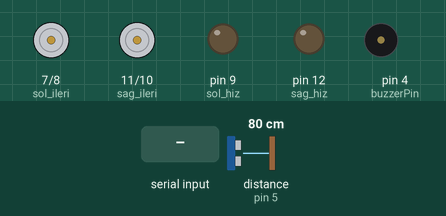
Simulated run of this sketch. Board: Arduino Uno, built with avr-gcc and run on an emulated ATmega328P. Parts: motor-driver pin pairs drawn as motors (green arrow = first pin HIGH = forward, orange = second pin HIGH = backward, longer = more drive), output pins drawn as LEDs (lit = HIGH), buzzer (waves = sounding, pin HIGH). Wiring (inferred from the names in the program): ultrasonic range finder: trigger pin 6; echo pin 5. The inputs (shaded band) are chosen by the test bench; at power-on: distance to the obstacle (sensor on pin 5) 80 cm. The echo pulse lasts 58.3 µs per cm; pins used as bus, display or sensor lines are not drawn; what the sketch prints to the serial monitor is not drawn.

Above: at 1.2 s.
1.3 s: distance to the obstacle (sensor on pin 5) set to 53 cm
3.0 s: distance to the obstacle (sensor on pin 5) set to 48 cm
At 3.72 s:
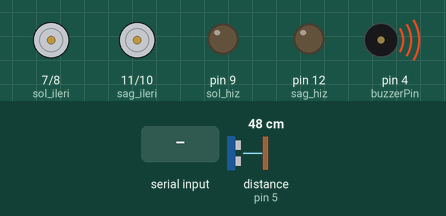
6.0 s: "1" received over Serial
At 6.16 s:
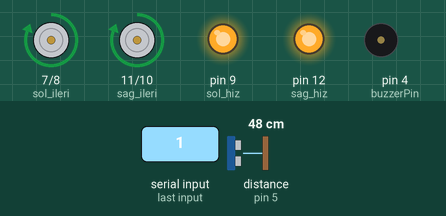
9.0 s: byte 51 (0x33) received over Serial
At 9.23 s:
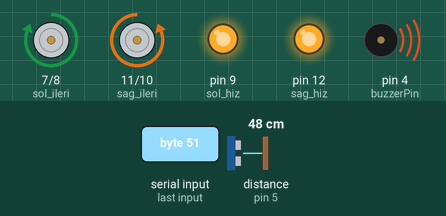
12.0 s: byte 52 (0x34) received over Serial
At 12.16 s:
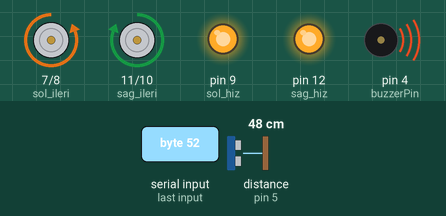
15.0 s: "2" received over Serial
At 15.16 s:
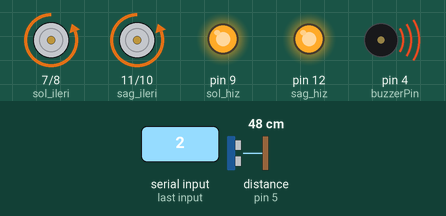
Timing chart, 0 to 19.0 s (numbered marks = the images above; inputs shaded):
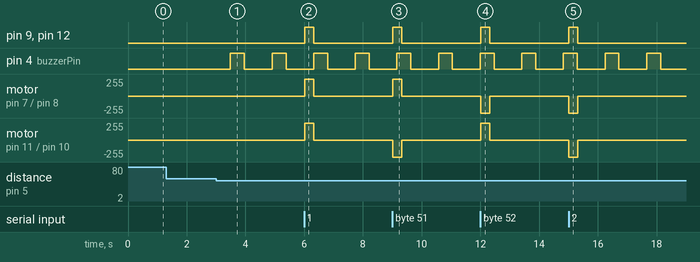

The sketch:

sketch_jun3b.ino
```cpp
#include "timer1.h"
//#include "motor.h"
#include "uzakliksnsr.h"
#include "controller.h"


//#include "kumanda.h"
void setup() {

  Serial.begin(9600);
  InitializeTimer1();
  //Initmotor();
  uzaklikKurulum();
  controllerKurulum();
}

void loop() {
  if(flag_10ms)
  {
    flag_10ms= FALSE;
    controllerDongu();
    mesafe(maximumRange, minimumRange);
    //motorTask();
    //irDongu();
  }
  if(flag_100ms){
    flag_100ms = FALSE;
    sensorDongu();
  }
  if(flag_500ms){
    flag_500ms =FALSE;
  }
  if(flag_1000ms){
    flag_1000ms =FALSE;
  }
  if(meloditimer_flag){
    meloditimer_flag =FALSE;
    melodi();
  }
}
```

controller.cpp
```cpp
#include <Arduino.h>
#include "timer1.h"
#include "controller.h"
#include "uzakliksnsr.h"


char motorQueue;
char motorDone;
char cmd;
char son_islem;


void controllerKurulum(void){
  motorQueue=0;
  motorDone=0;
  son_islem=0;
  cmd=0;


  pinMode(sol_ileri, OUTPUT);
  pinMode(sol_geri, OUTPUT);
  pinMode(sag_ileri,OUTPUT);
  pinMode(sag_geri,OUTPUT);
}

void controllerDongu(void){
  if(motorDone==1){
    return;
  }
  if(motorQueue==0){
    dur();
    motorQueue++;
  }
  else if(motorQueue<2){
    if(cmd == btnIleri){
      ileri();
      son_islem=1;
    }
    else if(cmd == btnGeri){
      geri();
      son_islem=2;
    }
    else if(cmd == btnSol){
      sol();
      son_islem=3;
    }
    else if(cmd == btnSag){
      sag();
      son_islem=4;
    }
    else if(cmd== btnDur){
      dur();
      son_islem=0;
    }
    motorQueue++;
    motorDone=1;
  }
}


void motorCmd(char iCmd){
  cmd=iCmd;
  if(keyPresed){
   return;
  }
  switch(cmd){
    case btnIleri :
      motorQueue=0;
      motorDone=0;
      break;
    case btnGeri:
      motorQueue=0;
      motorDone=0;
      break;
    case btnSol :
      motorQueue=0;
      motorDone=0;
      break;
    case btnSag :
      motorQueue=0;
      motorDone=0;
      break;
  }
}
void ileri(){
  digitalWrite(sol_ileri, 1);
  digitalWrite(sol_geri, 0);
  digitalWrite(sag_ileri, 1);
  digitalWrite(sag_geri, 0);
  analogWrite(sol_hiz, 255);
  analogWrite(sag_hiz, 255);
  }

void geri(){
  digitalWrite(sol_ileri, 0);
  digitalWrite(sol_geri, 1);
  digitalWrite(sag_ileri, 0);
  digitalWrite(sag_geri, 1);
  analogWrite(sol_hiz, 255);
  analogWrite(sag_hiz, 255);
}

void sag(){
  digitalWrite(sol_ileri, 0);
  digitalWrite(sol_geri, 1);
  digitalWrite(sag_ileri, 1);
  digitalWrite(sag_geri, 0);
  analogWrite(sol_hiz, 255);
  analogWrite(sag_hiz, 150);
}

void sol(){
  digitalWrite(sol_ileri, 1);
  digitalWrite(sol_geri, 0);
  digitalWrite(sag_ileri, 0);
  digitalWrite(sag_geri, 1);
  analogWrite(sol_hiz, 255);
  analogWrite(sag_hiz, 255);
}


void dur(){
  digitalWrite(sol_ileri, 0);
  digitalWrite(sol_geri, 0);
  digitalWrite(sag_ileri, 0);
  digitalWrite(sag_geri, 0);
  analogWrite(sol_hiz, 0);
  analogWrite(sag_hiz, 0);
}


void son_isleme_devam_et(){
  if(son_islem==1){
    ileri();
  }
  else if(son_islem==2){
    geri();
  }
  else if(son_islem==3){
    sol();
  }
  else if(son_islem==4){
    sag();
  }
}
```

controller.h
```cpp
#ifndef CONTROLLER_H_
#define CONTROLLER_H_


#define sol_ileri 7
#define sol_geri 8
#define sol_hiz 9
#define sag_ileri 11
#define sag_geri 10
#define sag_hiz 12

#define btnIleri 1
#define btnGeri 2
#define btnSag 3
#define btnSol 4
#define btnDur 5

extern char motorQueue;
extern char motorDone;
extern char son_islem;
extern char cmd;


extern void controllerKurulum(void);
extern void controllerDongu(void);
extern void motorCmd(char iCmd);
extern void ileri();
extern void geri();
extern void sag();
extern void sol();
extern void dur();
extern void son_isleme_devam_et();

#endif
```

kumanda.cpp
```cpp
/*
#include <IRRemoteControl.h>
#include <IRRemoteControlInt.h>
#include <IRremote.h>
#include <Arduino.h>
#include "kumanda.h"

char motorQueue;
char motorDone;
int motorlar_hiz;
char cmd;
char son_islem;

IRrecv irrecv(irPin);
decode_results results;

void irKurulum(){
  motorQueue=0;
  motorDone=0;
  motorlar_hiz=255;
  son_islem=0;
  cmd=0;
  pinMode(sol_ileri, OUTPUT);
  pinMode(sol_geri, OUTPUT);
  pinMode(sol_hiz, OUTPUT);
  pinMode(sag_ileri,OUTPUT);
  pinMode(sag_geri,OUTPUT);
  pinMode(sag_hiz,OUTPUT);

  digitalWrite(sol_ileri, LOW);
  digitalWrite(sol_geri, LOW);
  digitalWrite(sag_ileri, LOW);
  digitalWrite(sag_geri, LOW);
  digitalWrite(sol_hiz, LOW);
  digitalWrite(sag_hiz, LOW);

  irrecv.enableIRIn();
}

void irDongu(){
  if(motorDone==1){
    return;
  }
  if(motorQueue==0){
    dur();
    motorQueue++;
  }
  else if(motorQueue<2){

    if(irrecv.decode(&results)){

      if(results.value == BTN2){
        ileri();
        son_islem=1;
      }
      else if(results.value == BTN8){
        geri();
        son_islem=2;
      }
      else if(results.value == BTN4){
        sol();
        son_islem=3;
      }
      else if(results.value == BTN6){
        sag();
        son_islem=4;
      }
      else if(results.value == BTN0){
        dur();

      }
      else if(results.value == VOLN){
        if(motorlar_hiz>75){
          motorlar_hiz = motorlar_hiz - 25;
        }
        else{
          motorlar_hiz = 75;
        }
      }
      else if(results.value == VOLP){
        if(motorlar_hiz<255){
          motorlar_hiz = motorlar_hiz + 25;
        }
        else{
          motorlar_hiz= 255;
        }
      }
    }
    motorQueue++;
    motorDone=1;
  }
}


void motorCmd(char iCmd){
  cmd=iCmd;
  switch(cmd){
    case VOLP:
      motorQueue=1;
      motorDone=0;
      break;
    case BTN2 :
      motorQueue=0;
      motorDone=0;
      break;
    case BTN8 :
      motorQueue=0;
      motorDone=0;
      break;
    case BTN4 :
      motorQueue=0;
      motorDone=0;
      break;
    case BTN6 :
      motorQueue=0;
      motorDone=0;
      break;
    case VOLN :
      motorQueue=1;
      motorDone=0;
      break;
    case BTN0 :
      motorQueue=1;
      motorDone=0;
      break;
  }
}

void ileri(){
  digitalWrite(sol_ileri,1);
  digitalWrite(sag_ileri,1);
  digitalWrite(sol_geri,0);
  digitalWrite(sag_geri,0);
  analogWrite(sol_hiz, motorlar_hiz);
  analogWrite(sag_hiz, motorlar_hiz);
}

void geri(){
  digitalWrite(sol_geri,1);
  digitalWrite(sag_geri,1);
  digitalWrite(sol_ileri,0);
  digitalWrite(sag_ileri,0);
  analogWrite(sol_hiz, motorlar_hiz);
  analogWrite(sag_hiz, motorlar_hiz);
}

void sag(){
  digitalWrite(sol_geri, 1);
  digitalWrite(sag_geri, 0);
  digitalWrite(sol_ileri, 0);
  digitalWrite(sag_ileri, 1);
  analogWrite(sol_hiz, motorlar_hiz);
  analogWrite(sag_hiz, motorlar_hiz);
}

void sol(){
  digitalWrite(sol_geri, 0);
  digitalWrite(sag_geri, 1);
  digitalWrite(sol_ileri, 1);
  digitalWrite(sag_ileri, 0);
  analogWrite(sol_hiz, motorlar_hiz);
  analogWrite(sag_hiz, motorlar_hiz);
}

void dur(){
  digitalWrite(sol_geri, 0);
  digitalWrite(sag_geri, 0);
  digitalWrite(sol_ileri, 0);
  digitalWrite(sag_ileri, 0);
  analogWrite(sol_hiz, 0);
  analogWrite(sag_hiz, 0);
}


/*

IRrecv irrecv(irPin);
decode_results results;

void irKurulum(){
  irrecv.enableIRIn();
}

void irDongu(){
  if(irrecv.decode(&results)){

    if(results.value == BTN2){
      ileri();
      son_islem=1;
    }
    else if(results.value == BTN8){
      geri();
      son_islem=2;
    }
    else if(results.value == BTN4){
      sol();
      son_islem=3;
    }
    else if(results.value == BTN6){
      sag();
      son_islem=4;
    }
    else if(results.value == BTN0){
      dur();

    }
    else if(results.value == VOLN){
      if(motorlar_hiz>75){
        motorlar_hiz = motorlar_hiz - 25;
      }
      else{
        motorlar_hiz = 75;
      }
    }
    else if(results.value == VOLP){
      if(motorlar_hiz<255){
        motorlar_hiz = motorlar_hiz + 25;
      }
      else{
        motorlar_hiz= 255;
      }
    }
  }
}
*/
```

motor.cpp
```cpp
/*
#include <Arduino.h>
#include "motor.h"

char motorQueue;
char motorDone;
int motorlar_hiz;
char cmd;
char son_islem;

void Initmotor(void){
  motorQueue=0;
  motorDone=0;
  motorlar_hiz=255;
  son_islem=0;
  cmd=0;
  pinMode(sol_ileri, OUTPUT);
  pinMode(sol_geri, OUTPUT);
  pinMode(sol_hiz, OUTPUT);
  pinMode(sag_ileri,OUTPUT);
  pinMode(sag_geri,OUTPUT);
  pinMode(sag_hiz,OUTPUT);
}

void motorTask(void){
  if(motorDone==1){
    return;
  }
  if(motorQueue==0){
    dur();
    motorQueue++;
  }
  else if(motorQueue<2){
    if(cmd=='w'){
      ileri();
      son_islem= 1;
    }
    else if(cmd == 's'){
      geri();
      son_islem =2;
    }

    else if(cmd=='a'){
      sol();
      son_islem=3;
    }

    else if(cmd =='d'){
      sag();
      son_islem=4;
    }

    else if(cmd=='q'){                //  BU KOD İF DONGUSU DISINDA MI YAZILMALI ?
      if(motorlar_hiz>50)
          motorlar_hiz-=50;
      else
          motorlar_hiz=50;

      // motorlar_hiz = motorlar_hiz-25;
      // if(motorlar_hiz<0){
      //   motorlar_hiz=0;
      // }

      analogWrite(sol_hiz, motorlar_hiz);
      analogWrite(sag_hiz, motorlar_hiz);
    }

    else if(cmd=='x'){
      dur();
    }

    else if(cmd=='e'){                //  BU KOD İF DONGUSU DISINDA MI YAZILMALI ?
        if(motorlar_hiz<250)
          motorlar_hiz+=50;
        else
          motorlar_hiz=250;

      // motorlar_hiz = motorlar_hiz+25;
      // if(motorlar_hiz > 255){
      //   motorlar_hiz=255;
      // }

      analogWrite(sol_hiz, motorlar_hiz);
      analogWrite(sag_hiz, motorlar_hiz);
    }
    motorQueue++;
    motorDone=1;
  }
}

void motorCmd(char iCmd){
  cmd=iCmd;
  switch(cmd){
    case 'e':
      motorQueue=1;
      motorDone=0;
      break;
    case 'w':
      motorQueue=0;
      motorDone=0;
      break;
    case 's':
      motorQueue=0;
      motorDone=0;
      break;
    case 'a':
      motorQueue=0;
      motorDone=0;
      break;
    case 'd':
      motorQueue=0;
      motorDone=0;
      break;
    case 'q':
      motorQueue=1;
      motorDone=0;
      break;
    case 'x':
      motorQueue=1;
      motorDone=0;
      break;
  }
}

void ileri(){
  digitalWrite(sol_ileri,1);
  digitalWrite(sag_ileri,1);
  digitalWrite(sol_geri,0);
  digitalWrite(sag_geri,0);
  analogWrite(sol_hiz, motorlar_hiz);
  analogWrite(sag_hiz, motorlar_hiz);
}

void geri(){
  digitalWrite(sol_geri,1);
  digitalWrite(sag_geri,1);
  digitalWrite(sol_ileri,0);
  digitalWrite(sag_ileri,0);
  analogWrite(sol_hiz, motorlar_hiz);
  analogWrite(sag_hiz, motorlar_hiz);
}

void sag(){
  digitalWrite(sol_geri, 1);
  digitalWrite(sag_geri, 0);
  digitalWrite(sol_ileri, 0);
  digitalWrite(sag_ileri, 1);
  analogWrite(sol_hiz, motorlar_hiz);
  analogWrite(sag_hiz, motorlar_hiz);
}

void sol(){
  digitalWrite(sol_geri, 0);
  digitalWrite(sag_geri, 1);
  digitalWrite(sol_ileri, 1);
  digitalWrite(sag_ileri, 0);
  analogWrite(sol_hiz, motorlar_hiz);
  analogWrite(sag_hiz, motorlar_hiz);
}

void dur(){
  digitalWrite(sol_geri, 0);
  digitalWrite(sag_geri, 0);
  digitalWrite(sol_ileri, 0);
  digitalWrite(sag_ileri, 0);
  analogWrite(sol_hiz, 0);
  analogWrite(sag_hiz, 0);
}

void son_isleme_devam_et(){
  if(son_islem==1){
    ileri();
  }
  else if(son_islem==2){
    geri();
  }
  else if(son_islem==3){
    sol();
  }
  else if(son_islem==4){
    sag();
  }
}

*/
```

timer1.cpp
```cpp
#include "HardwareSerial.h"
#include <Arduino.h>

//#include "motor.h"
#include "timer1.h"
#include "uzakliksnsr.h"
#include "controller.h"


int timctr_10ms, timctr_100ms, timctr_500ms, timctr_1000ms, btnCtr;
char flag_10ms, flag_100ms, flag_500ms, flag_1000ms, btnFlag, keyPresed;
char komut = 0;


ISR(TIMER1_OVF_vect)
{
  TCNT1 = 49535; // Timer Preloading
  // Handle The Timer Overflow Interrupt
  //...
  if(timctr_10ms>=10){
    flag_10ms = TRUE;
    timctr_10ms=0;
    if(Serial.available() > 0){
      komut = Serial.read();
      Serial.write(komut);
    }
    if(komut == 0x31 ){
      motorCmd(btnIleri);
      btnCtr=0;
      keyPresed = 1;
    }

    else if(komut == 0x32){
      motorCmd(btnGeri);
      btnCtr=0;
      keyPresed = 1;
    }

    else if(komut == 0x33){
      motorCmd(btnSol);
      btnCtr=0;
      keyPresed = 1;
    }

    else if(komut == 0x34){
      motorCmd(btnSag);
      btnCtr=0;
      keyPresed = 1;
    }

    else if(komut== 0x35){
      motorCmd(btnDur);
      btnCtr=0;
      keyPresed = 1;
    }
    else{
      keyPresed = 0;
      if(motorDone && btnFlag){
        dur();
        btnFlag=0;
       // Serial.println("t");
      }
    }
    komut = 0;
  }

  if(timctr_100ms>=100){
    flag_100ms = TRUE;
    timctr_100ms=0;
  }
  if(timctr_500ms>=500){
    flag_500ms =TRUE;
    timctr_500ms=0;
  }
  if(timctr_1000ms>=1000){
    flag_1000ms =TRUE;
    timctr_1000ms=0;
  }
  if(dly_cntr>dly){
    meloditimer_flag = TRUE;
    dly_cntr=0;
    melodi_step++;
    if(melodi_step>2){
      melodi_step=0;
    }
  }
  if(btnCtr > 300){
    btnFlag = TRUE;
    btnCtr=0;
  }


  btnCtr++;
  dly_cntr++;
  timctr_10ms++;
  timctr_100ms++;
  timctr_500ms++;
  timctr_1000ms++;
}


void InitializeTimer1(void)
{
  timctr_10ms=timctr_100ms=timctr_500ms=timctr_1000ms=0;
  flag_10ms= flag_100ms=flag_500ms=flag_1000ms=0;

  TCCR1A = 0;           // Init Timer1A
  TCCR1B = 0;           // Init Timer1B
  TCCR1B |= B00000001;  // Prescaler = 8
  TCNT1 = 49535;        // Timer Preloading
  TIMSK1 |= B00000001;  // Enable Timer Overflow Interrupt
}
```

timer1.h
```cpp
#ifndef TIMER1_H_
#define TIMER1_H_
#define TRUE 1
#define FALSE 0
extern int timctr_10ms, timctr_100ms, timctr_500ms, timctr_1000ms;
extern char flag_10ms, flag_100ms, flag_500ms, flag_1000ms, keyPresed;
extern void InitializeTimer1(void);
#endif
```

uzakliksnsr.cpp
```cpp
#include "HardwareSerial.h"
#include <Arduino.h>
#include "uzakliksnsr.h"
#include "controller.h"

int maximumRange;
int minimumRange;
int dly;
int dly_cntr;
int melodi_step;
int meloditimer_flag;
int melodi_active;
int olcum;
long duration;
long distance;

void uzaklikKurulum(){
  pinMode(trigPin, OUTPUT);
  pinMode(echoPin, INPUT);
  pinMode(buzzerPin, OUTPUT);
  maximumRange=50;
  minimumRange=0;
  melodi_step=0;
  melodi_active=0;
  meloditimer_flag=0;
  dly_cntr=0;
  olcum=0;
  distance=0;
}


void sensorDongu(){
  olcum = mesafe(maximumRange, minimumRange);
  //Serial.print(olcum);
  //Serial.println();
  if(olcum< maximumRange && olcum> 0){
    melodi_active=1 ;
    dly = olcum*10;
  }
  else{
    melodi_active=0;
    melodi_step=0;
    dly=0;
  }
}

int mesafe(int maxRange, int minRange){

  digitalWrite(trigPin, LOW);
  delayMicroseconds(2);
  digitalWrite(trigPin, HIGH);
  delayMicroseconds(10);
  digitalWrite(trigPin, LOW);

  duration = pulseIn(echoPin, HIGH);
  distance = (duration*563)>>15;

  if(distance >= maxRange || distance <= minRange)
    return 0;
  if (distance < 10 && distance > 0) {
    //dur();
  }
  return distance;
}


void melodi(void){
  if(melodi_active!=1){
    digitalWrite(buzzerPin, LOW);
    return;
  }
  switch (melodi_step){
    case 1:
      digitalWrite(buzzerPin, HIGH);
      break;
    case 2:
      digitalWrite(buzzerPin, LOW);
      break;
  }

}
```

uzakliksnsr.h
```cpp
#ifndef UZAKLIKSNSR_H_
#define UZAKLIKSNSR_H_

#define buzzerPin 4
#define echoPin 5
#define trigPin 6

extern int maximumRange;
extern int minimumRange;
extern int olcum;
extern int maxRange;
extern int minRange;
extern long duration;
extern long distance;
extern int dly;
extern int dly_cntr;
extern int melodi_step;
extern int meloditimer_flag;
extern int melodi_active;

extern void uzaklikKurulum(void);
extern void sensorDongu(void);
extern int mesafe(int maxRange, int minRange);
extern void melodi(void);
#endif
```

Measured:
- the behaviour switches between 51 and 50 cm on distance to the obstacle (sensor on pin 5) (found by bisection; images 0 and 1)
- after the input at 1.3 s, every drawn part: stays the same
- after the input at 3.0 s, pin 4 (buzzerPin): alternates HIGH for 0.47 s and LOW for 0.95 s, starting after 0.49 s
- after the input at 6.0 s, pin 9 (sol_hiz), pin 12 (sag_hiz): LOW → HIGH at once, → LOW 0.30 s later; motor on pin 7 (sol_ileri) / pin 8 (sol_geri), motor on pin 11 (sag_ileri) / pin 10 (sag_geri): stopped → forward 255/255 at once, → stopped 0.30 s later
- after the input at 9.0 s, pin 9 (sol_hiz), pin 12 (sag_hiz): LOW → HIGH at once, → LOW 0.30 s later; motor on pin 7 (sol_ileri) / pin 8 (sol_geri): stopped → forward 255/255 at once, → stopped 0.30 s later; motor on pin 11 (sag_ileri) / pin 10 (sag_geri): stopped → backward 255/255 at once, → stopped 0.30 s later
- after the input at 12.0 s, pin 9 (sol_hiz), pin 12 (sag_hiz): LOW → HIGH at once, → LOW 0.30 s later; motor on pin 7 (sol_ileri) / pin 8 (sol_geri): stopped → backward 255/255 at once, → stopped 0.30 s later; motor on pin 11 (sag_ileri) / pin 10 (sag_geri): stopped → forward 255/255 at once, → stopped 0.30 s later
- after the input at 15.0 s, pin 9 (sol_hiz), pin 12 (sag_hiz): LOW → HIGH at once, → LOW 0.30 s later; motor on pin 7 (sol_ileri) / pin 8 (sol_geri), motor on pin 11 (sag_ileri) / pin 10 (sag_geri): stopped → backward 255/255 at once, → stopped 0.30 s later
